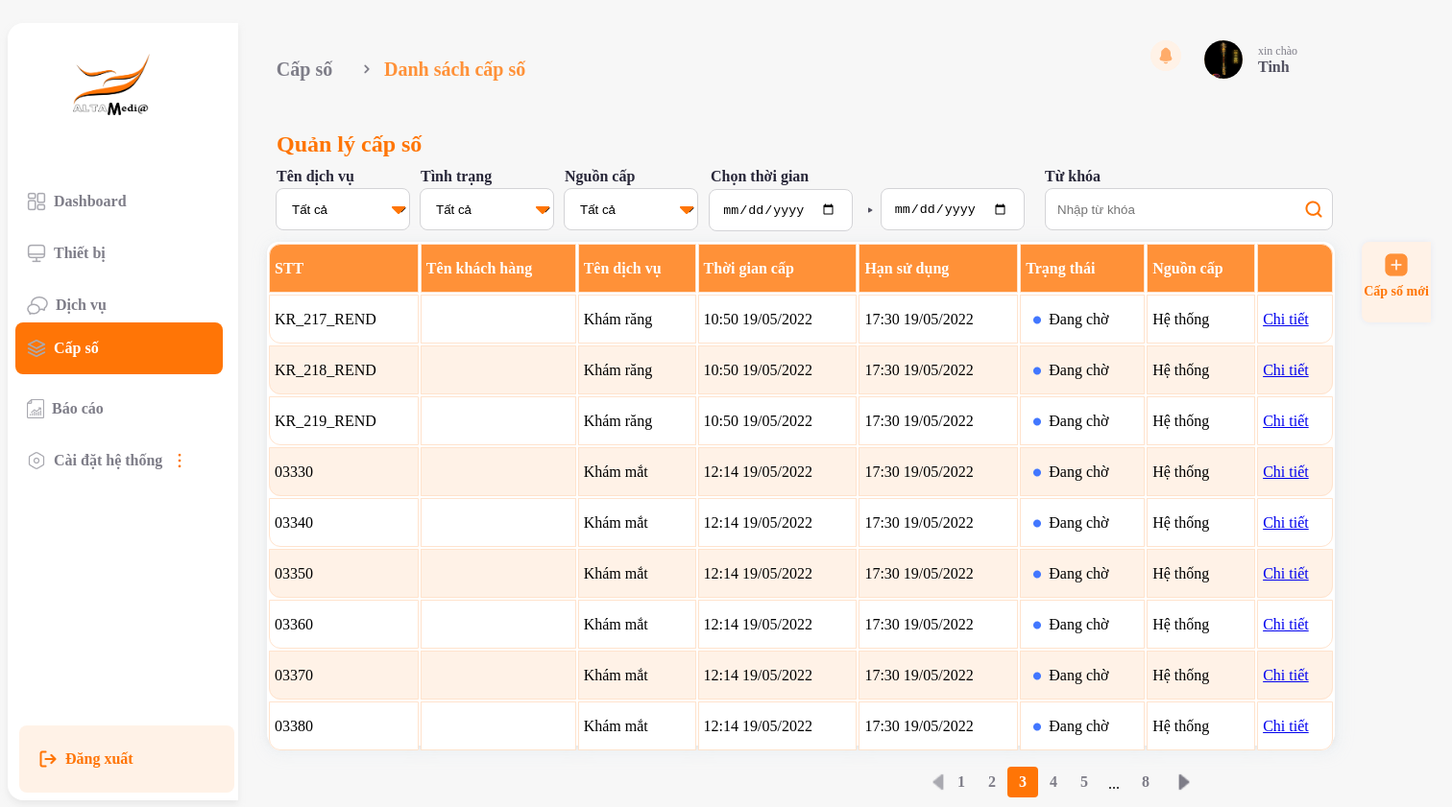
Page /dashboard/progression.php?page=3 (signed in) on the committed database.
### tables this page shows
CREATE TABLE `user` (
  `userID` int(11) NOT NULL,
  `name` varchar(50) NOT NULL,
  `username` varchar(50) NOT NULL,
  `phone` int(13) NOT NULL,
  `pw` varchar(50) NOT NULL,
  `email` varchar(50) NOT NULL,
  `status` varchar(50) NOT NULL,
  `picture` varchar(255) NOT NULL,
  `roleID` int(11) NOT NULL
);

CREATE TABLE `progression` (
  `progressID` int(11) NOT NULL,
  `customerName` varchar(50) NOT NULL,
  `sellDate` datetime NOT NULL,
  `useDate` datetime NOT NULL,
  `status` varchar(50) NOT NULL,
  `supply` varchar(50) NOT NULL,
  `phone` int(13) NOT NULL,
  `email` varchar(50) NOT NULL,
  `serviceID` int(11) NOT NULL,
  `stt_progress` int(11) NOT NULL
);

CREATE TABLE `service` (
  `serviceID` int(11) NOT NULL,
  `serviceName` varchar(50) NOT NULL,
  `descriptive` varchar(255) NOT NULL,
  `serviceStatus` varchar(50) NOT NULL,
  `serviceDate` datetime NOT NULL,
  `prefix_id` varchar(30) NOT NULL,
  `surfix_id` varchar(30) NOT NULL,
  `stt_service` int(11) NOT NULL
);

### dashboard/progression.php (the view, shortened to what this page needs)
<?php
require '../function/function_nofication.php';
$conn = connect_db();
if (isset($_SESSION['admin_login'])) {
    if (isset($_SESSION['userID'])) {
        $id = $_SESSION['userID'];
        $sql = "SELECT * FROM user where userID = '$id'";
        $result = mysqli_query($conn, $sql);
        if (mysqli_num_rows($result) > 0) {
            $row = mysqli_fetch_assoc($result);
            $name = $row['name'];
            $picture = $row['picture'];
        } else {
            header("location:../logout.php");
            exit;
        }
    }
?>
    <!DOCTYPE html>
    <html lang="en">
    <head>
        <link href="../css/dashboard.css" rel="stylesheet">
    </head>
    <body>
        <header>
            <div id="topbar">
                <p class="text1">Cấp số</p>
                <img src="../picture/component/u_angle-right.png" alt="" class="angle">
                <p class="topbar">Danh sách cấp số</p>
            </div>
            <div>
                <div class="popup" onclick="myFunction()">
                    <img src="../picture/component/nofication.png" alt="nofication" class="nofication" id="myNofication">
                </div>
            </div>
            <a href="info.php">
                <div id="info">
                    <p class="hello">xin chào</p>
                    <p class="header username"><?php echo $name ?></p>
                    <img src="<?php echo "../picture/avatar/" . $picture ?>" alt="smallpicture" class="picinfo">
                </div>
            </a>
        </header>
        <div>
            <p class="managetext">Quản lý cấp số</p>
            <div class="progression servicename">
                <p>Tên dịch vụ</p>
                <form action="progression.php" method="POST">
                    <div class="select">
                        <select name="search_select" class="servicename" onchange="form.submit()">
                            <option value="" disabled selected style="display: none;">Tất cả</option>
                        </select>
                    </div>
                </form>
            </div>
            <div class="progression status">
                <p>Tình trạng</p>
                <form action="progression.php" method="POST">
                    <div class="select">
                        <select name="search_select" class="status" onchange="form.submit()">
                            <option value="" disabled selected style="display: none;">Tất cả</option>
                        </select>
                    </div>
                </form>
            </div>
            <div class="progression supply">
                <p>Nguồn cấp</p>
                <div class="select">
                    <form action="progression.php" method="POST">
                        <select name="search_select" class="supply" onchange="form.submit()">
                            <option value="" disabled selected style="display: none;">Tất cả</option>
                        </select>
                    </form>
                </div>
            </div>
            <div class="progression date">
                <p>Chọn thời gian</p>
                <form action="" method="POST">
                    <input type="date" class="progression datestart" name="start_date">
                    <img src="../picture/component/arrow-right.png" alt="">
                    <input type="date" class="progression dateend" name="end_date" onchange="form.submit()">
                </form>
            </div>
            <div class="search">
                <p>Từ khóa</p>
                <form action="progression.php" method="POST">
                    <input type="text" name="search" placeholder="Nhập từ khóa" autocomplete="off">
                    <button type="submit" id="submit" name="submit_search" class=""><img src="../picture/component/search.png" alt="search"></button>
                </form>
            </div>
            <a href="../dashboard/add/addprogress.php" class="add">
                <img src="../picture/component/add-square.png" alt="">
                <p>Cấp số mới</p>
            </a>
        </div>
        <ul>
            <img src="../picture/Logo alta.png" alt="logo" class="logo">
            <li><a href="../dashboard/index.php" class="dashboard"><img src="../picture/component/dashboard.png" alt="dashboard">
                    Dashboard</a>
            </li>
            <li><a href="../dashboard/monitor.php" class="monitor"><img src="../picture/component/monitor.png" alt="monitor">Thiết
                    bị</a></li>
            <li><a href="../dashboard/service.php" class="service"><img src="../picture/component/service.png" alt="service">Dịch vụ</a></li>
            <li><a href="" id="progression"><img src="../picture/component/progression.png" alt="progression">Cấp
                    số</a>
            </li>
            <li><a href="../dashboard/report.php" class="report"><img src="../picture/component/report.png" alt="report">Báo
                    cáo</a></li>
            <li class="setting"><a href="" class="setting"><img src="../picture/component/setting.png" alt="setting">Cài đặt
                    hệ
                    thống<img src="../picture/component/dropdown.png" alt="dropdown"></a>
            </li>
            <li><a href="../logout.php" class="logout"><img src="../picture/component/logout.png" alt="logout">Đăng
                    xuất</a>
            </li>
        </ul>
        <main id="mainmonitor" class="importance">
            <table style="width:100%" class="tablemonitor">
                <tr>
                    <th class="start">STT</th>
                    <th>Tên khách hàng</th>
                    <th>Tên dịch vụ</th>
                    <th>Thời gian cấp</th>
                    <th>Hạn sử dụng</th>
                    <th>Trạng thái</th>
                    <th>Nguồn cấp</th>
                    <th class="end"></th>
                </tr>
                <?php
                $sql_pagination = 'SELECT count(progressID) as total from progression';
                $result_pagination = mysqli_query($conn, $sql_pagination);
                $row_pagination = mysqli_fetch_assoc($result_pagination);
                $total_records = $row_pagination['total'];
                $current_page = isset($_GET['page']) ? $_GET['page'] : 1;
                $limit = 9;
                $total_page = ceil($total_records / $limit);
                $start = ($current_page - 1) * $limit;
                if (isset($_POST['submit_search'])) {
                    $search = addslashes($_POST['search']);
                    if (empty($search)) {
                        $query = "SELECT * FROM progression LIMIT $start, $limit";
                    } else {
                        $query = "SELECT * FROM progression, service WHERE customerName LIKE '%$search%' OR service.serviceID = progression.serviceID AND prefix_id LIKE '%$search%' OR service.serviceID = progression.serviceID AND surfix_id LIKE '%$search%' OR service.serviceID = progression.serviceID AND serviceName LIKE '%$search%' LIMIT $start, $limit";
                    }
                } else {
                    $query = "SELECT * FROM progression LIMIT $start, $limit";
                }
                $result_list = mysqli_query($conn, $query);
                if (mysqli_num_rows($result_list) > 0) {
                    while ($row_progress = mysqli_fetch_assoc($result_list)) {
                        $progressID = $row_progress['progressID'];
                        $customerName = $row_progress['customerName'];
                        $stt_progress = $row_progress['stt_progress'];
                        $sell_date = date_create($row_progress['sellDate']);
                        $sell_date_format = date_format($sell_date, "H:i d/m/Y");
                        $use_date = date_create($row_progress['useDate']);
                        $use_date_format = date_format($use_date, "H:i d/m/Y");
                        $status = $row_progress['status'];
                        $supply = $row_progress['supply'];
                        $serviceID = $row_progress['serviceID'];
                        $sql_service = "SELECT * FROM progression, service WHERE $serviceID = service.serviceID AND $progressID = progression.progressID";
                        $query_service = mysqli_query($conn, $sql_service);
                        $row_service = mysqli_fetch_assoc($query_service);
                        $serviceName = $row_service['serviceName'];
                        $prefix = $row_service['prefix_id'];
                        $surfix = $row_service['surfix_id'];
                        $waiting = '<img src="../picture/component/EllipseBlue.png" alt="active">';
                        $done = '<img src="../picture/component/EllipseGray.png" alt="active">';
                        $pass = '<img src="../picture/component/EllipseRed.png" alt="active">';
                        if ($status == "Đang chờ") {
                            $status_master = $waiting . $status;
                        } elseif ($status == "Đã sử dụng") {
                            $status_master = $done . $status;
                        } else {
                            $status_master = $pass . $status;
                        }
                ?>
                        <tr>
                            <td id="start"><?php echo $prefix . $stt_progress . $surfix; ?></td>
                            <td><?php echo $customerName; ?></td>
                            <td><?php echo $serviceName; ?></td>
                            <td><?php echo $sell_date_format; ?></td>
                            <td><?php echo $use_date_format; ?></td>
                            <td><?php echo $status_master ?></td>
                            <td><?php echo $supply; ?></td>
                            <td id="end"><a href="../dashboard/detail/progressDetail.php?id=<?php echo $progressID ?>">Chi tiết</a></td>
                        </tr>
                <?php }
                }
                ?>
            </table>
        </main>
        <div class="pagination">
            <?php
            if ($current_page > 1 && $total_page > 1) {
                echo '<a class="pagination-box" href="progression.php?page=' . ($current_page - 1) . '"><img class="pagination-img" src="../picture/component/fi_left.png" alt="left"></a>';
            }
            for ($i = 1; $i <= 5; $i++) {
                if ($i == $current_page) {
                    echo '<span class="pagination-active">' . $i . '</span> ';
                } else {
                    echo '<a class="pagination-box" href="progression.php?page=' . $i . '">' . $i . '</a> ';
                }
            }
            echo "<a class='less'> ... </a>";
            echo '<a class="pagination-box" href="progression.php?page=' . $total_page . '">' . $total_page . '</a> ';
            if ($current_page < $total_page && $total_page > 1) {
                echo '<a class="pagination-box" href="progression.php?page=' . ($current_page + 1) . '"><img class="pagination-img" src="../picture/component/fi_right.png" alt="right"></a>';
            }
            ?>
        </div>
    <?php
} else if (isset($_SESSION['user_login'])) {
    header("location:../user/index.php");
} else {
    header("location:../index.php");
}
    ?>
    </body>
    </html>

### rows in the picture
user: name "Tinh", picture (picture)
progression: serviceID.prefix_id "KR_", stt_progress "217", serviceID.surfix_id "_REND", serviceID.serviceName "Khám răng", sellDate "10:50 19/05/2022", useDate "17:30 19/05/2022", status "Đang chờ", supply "Hệ thống"
progression: serviceID.prefix_id "KR_", stt_progress "218", serviceID.surfix_id "_REND", serviceID.serviceName "Khám răng", sellDate "10:50 19/05/2022", useDate "17:30 19/05/2022", status "Đang chờ", supply "Hệ thống"
progression: serviceID.prefix_id "KR_", stt_progress "219", serviceID.surfix_id "_REND", serviceID.serviceName "Khám răng", sellDate "10:50 19/05/2022", useDate "17:30 19/05/2022", status "Đang chờ", supply "Hệ thống"
progression: serviceID.prefix_id "0", stt_progress "333", serviceID.surfix_id "0", serviceID.serviceName "Khám mắt", sellDate "12:14 19/05/2022", useDate "17:30 19/05/2022", status "Đang chờ", supply "Hệ thống"
progression: serviceID.prefix_id "0", stt_progress "334", serviceID.surfix_id "0", serviceID.serviceName "Khám mắt", sellDate "12:14 19/05/2022", useDate "17:30 19/05/2022", status "Đang chờ", supply "Hệ thống"
progression: serviceID.prefix_id "0", stt_progress "335", serviceID.surfix_id "0", serviceID.serviceName "Khám mắt", sellDate "12:14 19/05/2022", useDate "17:30 19/05/2022", status "Đang chờ", supply "Hệ thống"
progression: serviceID.prefix_id "0", stt_progress "336", serviceID.surfix_id "0", serviceID.serviceName "Khám mắt", sellDate "12:14 19/05/2022", useDate "17:30 19/05/2022", status "Đang chờ", supply "Hệ thống"
progression: serviceID.prefix_id "0", stt_progress "337", serviceID.surfix_id "0", serviceID.serviceName "Khám mắt", sellDate "12:14 19/05/2022", useDate "17:30 19/05/2022", status "Đang chờ", supply "Hệ thống"
progression: serviceID.prefix_id "0", stt_progress "338", serviceID.surfix_id "0", serviceID.serviceName "Khám mắt", sellDate "12:14 19/05/2022", useDate "17:30 19/05/2022", status "Đang chờ", supply "Hệ thống"

### other values in the picture
$total_page "8"
